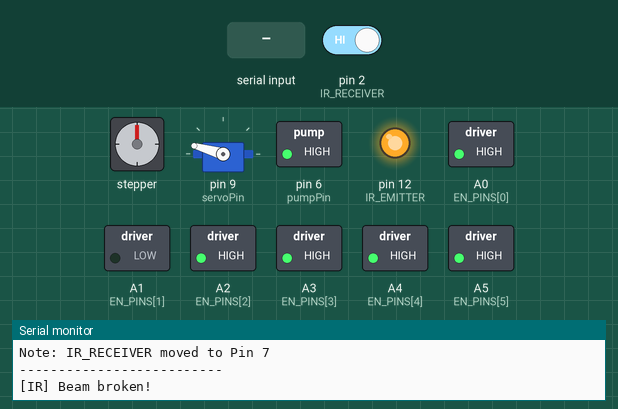
A sketch run on a simulated Arduino Nano, built with avr-gcc and run on an emulated ATmega328P. Parts: stepper motor, servo, switched loads named in the sketch (green lamp = pin HIGH), output pins drawn as LEDs (lit = HIGH), the last lines printed to the serial monitor. Wiring (inferred from the names in the program): stepper motor driver (200 steps per turn assumed): step pin 8; direction pin 10. The inputs (shaded band) are chosen by the test bench; at power-on: pin 2 (IR_RECEIVER) HIGH. Pins used as bus, display or sensor lines are not drawn.

Above: at 1.3 s.
1.4 s: "1\n" received over Serial
At 1.69 s:
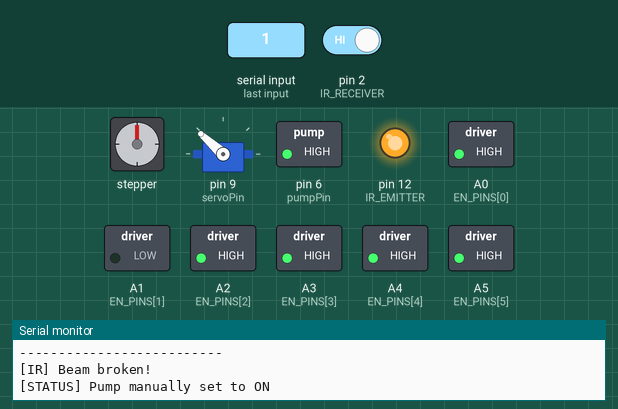
4.4 s: byte 48 ('0') received over Serial
At 4.7 s:
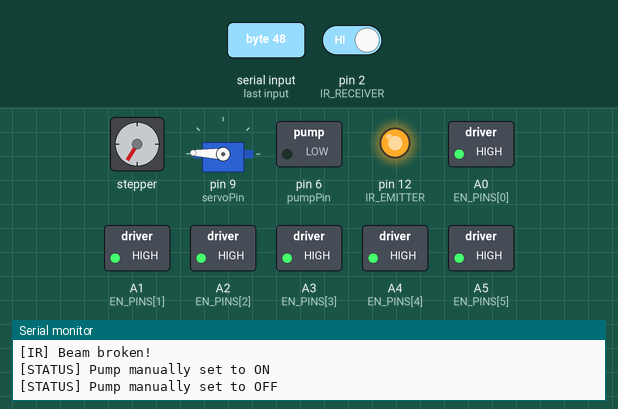
7.4 s: pin 2 (IR_RECEIVER) driven LOW
10.4 s: byte 65 ('A') received over Serial
At 10.73 s:
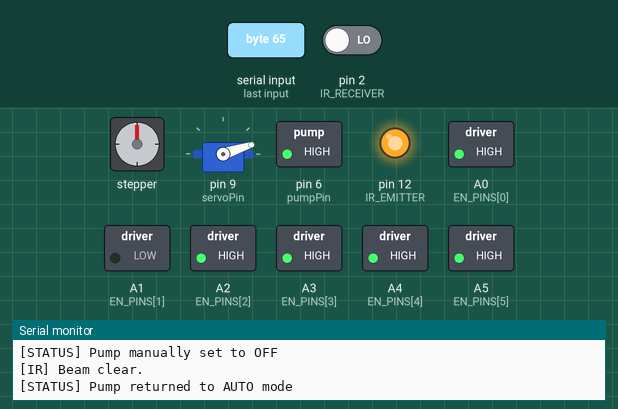
13.4 s: byte 49 ('1') received over Serial
At 13.74 s:
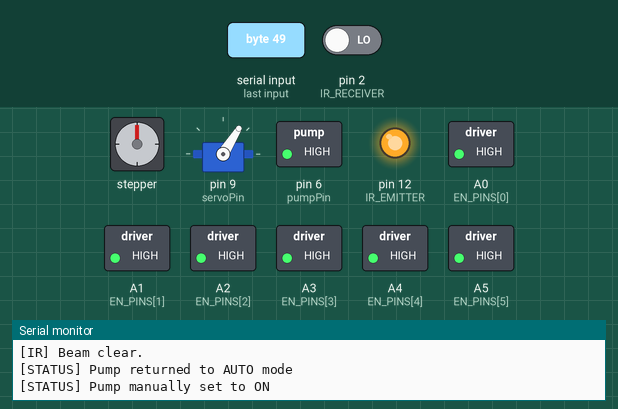
16.4 s: byte 97 ('a') received over Serial
At 18.26 s:
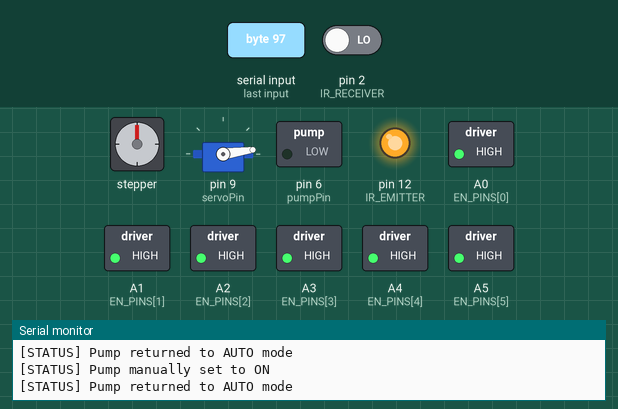
Timing chart, 0 to 23.2 s (numbered marks = the images above; inputs shaded):
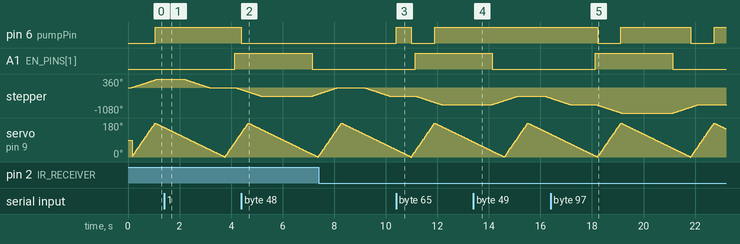

Measured:
- after the input at 1.4 s, pin 6 (pumpPin): stays HIGH (without the input it goes to LOW after 2.4 s)
- after the input at 4.4 s, pin 6 (pumpPin): HIGH → LOW at once
- after the input at 10.4 s, pin 6 (pumpPin): LOW → HIGH at once, → LOW 0.59 s later, → HIGH 0.90 s later
- after the input at 13.4 s, pin 6 (pumpPin): stays HIGH (without the input it goes to LOW after 0.74 s)
- after the input at 16.4 s, pin 6 (pumpPin): alternates HIGH for 2.7 s and LOW for 0.90 s, starting after 1.8 s

The sketch:

servo_ir_pump_stepper.ino
```cpp
// Code used to demo

#include <Arduino.h>
#include <Servo.h>

// --- Stepper Driver (from Script 2, replacing Servo) ---
const int STEP_PIN = 8;
const int DIR_PIN  = 10;
const int RST_PIN  = 13;
const int EN_PINS[6] = {A0, A1, A2, A3, A4, A5};

const int TEST_BOARD    = 1;    // 0 = StepperBoard1, 1 = StepperBoard2, ... 5 = StepperBoard6
const int STEPS         = 200;
const int STEP_DELAY_MS = 5;

// Servo Setup
Servo myservo;
const int servoPin = 9;
int pos = 0;
bool servoGoingUp = true;
unsigned long lastServoMove = 0;
int servoInterval = 5; // 5ms going up, 15ms going down

// Non-blocking state machine for the stepper sequence
enum StepperState {
    STEPPER_FWD,
    STEPPER_PAUSE_1,
    STEPPER_REV,
    STEPPER_PAUSE_2,
    STEPPER_DISABLED_PULSE,
    STEPPER_PAUSE_3
};

StepperState stepperState = STEPPER_FWD;
unsigned long stepperStateStartTime = 0;

// Pulse generation sub-state
int stepsCompleted = 0;
unsigned long lastStepTime = 0;

// --- Pump Setup ---
const int pumpPin = 6;
bool manualPumpControl = false;

// --- IR Sensor Setup ---
// Shifted receiver to Pin 7 to free Pin 8 for STEP_PIN
const uint8_t IR_EMITTER  = 12;
const uint8_t IR_RECEIVER = 2;
int lastSensorState = -1;

void stepMotorNonBlocking(int targetSteps, StepperState nextState) {
    if (stepsCompleted < targetSteps) {
        if (millis() - lastStepTime >= (unsigned long)STEP_DELAY_MS) {
            lastStepTime = millis();
            digitalWrite(STEP_PIN, HIGH);
            delayMicroseconds(10);
            digitalWrite(STEP_PIN, LOW);
            stepsCompleted++;
        }
    } else {
        stepsCompleted = 0;
        stepperState = nextState;
        stepperStateStartTime = millis();
    }
}

void setup() {
    Serial.begin(9600);

    // Stepper driver pins (Script 2)
    pinMode(STEP_PIN, OUTPUT);
    pinMode(DIR_PIN, OUTPUT);
    digitalWrite(STEP_PIN, LOW);

    pinMode(RST_PIN, OUTPUT);
    digitalWrite(RST_PIN, HIGH); // Power source for stepper board 5V line

    for (int i = 0; i < 6; i++) {
        pinMode(EN_PINS[i], OUTPUT);
        digitalWrite(EN_PINS[i], HIGH); // Disable all boards initially
    }

    // Pump setup
    pinMode(pumpPin, OUTPUT);
    digitalWrite(pumpPin, LOW);

    // Servo Setup
    myservo.attach(servoPin);

    // IR sensor setup
    pinMode(IR_EMITTER, OUTPUT);
    digitalWrite(IR_EMITTER, HIGH);
    pinMode(IR_RECEIVER, INPUT_PULLUP);

    // Initialize first stepper motion state
    digitalWrite(EN_PINS[TEST_BOARD], LOW);
    digitalWrite(DIR_PIN, HIGH);
    if (!manualPumpControl) digitalWrite(pumpPin, LOW);

    Serial.println("--- System Initialized ---");
    Serial.println("Send '1' for manual Pump ON");
    Serial.println("Send '0' for manual Pump OFF");
    Serial.println("Send 'A' to return pump to AUTO mode");
    Serial.println("Note: IR_RECEIVER moved to Pin 7");
    Serial.println("--------------------------");
}

void loop() {
    // 1. Read IR Sensor & output state changes
    int sensorState = digitalRead(IR_RECEIVER);
    if (sensorState != lastSensorState) {
        if (sensorState == HIGH) {
            Serial.println("[IR] Beam broken!");
        } else {
            Serial.println("[IR] Beam clear.");
        }
        lastSensorState = sensorState;
    }

    // 2. Non-blocking Stepper Cycle (replaces Servo sweep)
    switch (stepperState) {
        case STEPPER_FWD:
            stepMotorNonBlocking(STEPS, STEPPER_PAUSE_1);
            break;

        case STEPPER_PAUSE_1:
            if (millis() - stepperStateStartTime >= 1000) {
                digitalWrite(DIR_PIN, LOW);
                if (!manualPumpControl) digitalWrite(pumpPin, HIGH); // Matches down-sweep auto behavior
                stepperState = STEPPER_REV;
            }
            break;

        case STEPPER_REV:
            stepMotorNonBlocking(STEPS, STEPPER_PAUSE_2);
            break;

        case STEPPER_PAUSE_2:
            if (millis() - stepperStateStartTime >= 1000) {
                digitalWrite(EN_PINS[TEST_BOARD], HIGH); // Disable board
                stepperState = STEPPER_DISABLED_PULSE;
            }
            break;

        case STEPPER_DISABLED_PULSE:
            stepMotorNonBlocking(STEPS, STEPPER_PAUSE_3);
            break;

        case STEPPER_PAUSE_3:
            if (millis() - stepperStateStartTime >= 2000) {
                // Loop back to start
                digitalWrite(EN_PINS[TEST_BOARD], LOW); // Enable board
                digitalWrite(DIR_PIN, HIGH);
                if (!manualPumpControl) digitalWrite(pumpPin, LOW);
                stepperState = STEPPER_FWD;
            }
            break;
    }

       // 3. Servo & Pump sweep (non-blocking)
    if (millis() - lastServoMove >= (unsigned long)servoInterval)
    {
        lastServoMove = millis();

        if (servoGoingUp)
        {
            pos++;
            servoInterval = 5; // 5ms delay going 0 -> 180
            if (!manualPumpControl)
            {
                digitalWrite(pumpPin, LOW); // Auto: Pump OFF sweeping up
            }

            if (pos >= 180)
            {
                pos = 180;
                servoGoingUp = false;
            }
        }
        else
        {
            pos--;
            servoInterval = 15; // 15ms delay going 180 -> 0
            if (!manualPumpControl)
            {
                digitalWrite(pumpPin, HIGH); // Auto: Pump ON sweeping down
            }

            if (pos <= 0)
            {
                pos = 0;
                servoGoingUp = true;
            }
        }

        myservo.write(pos);
    }

    // 3. Handle Serial Monitor Input
    if (Serial.available() > 0) {
        char consoleInput = Serial.read();

        if (consoleInput == '1') {
            manualPumpControl = true;
            digitalWrite(pumpPin, HIGH);
            Serial.println("[STATUS] Pump manually set to ON");
        } else if (consoleInput == '0') {
            manualPumpControl = true;
            digitalWrite(pumpPin, LOW);
            Serial.println("[STATUS] Pump manually set to OFF");
        } else if (consoleInput == 'A' || consoleInput == 'a') {
            manualPumpControl = false;
            Serial.println("[STATUS] Pump returned to AUTO mode");
        } else if (consoleInput != '\n' && consoleInput != '\r' && consoleInput != ' ') {
            Serial.print("[ERROR] Invalid command: '");
            Serial.print(consoleInput);
            Serial.println("'. Use '1', '0', or 'A'.");
        }
    }
}
```
